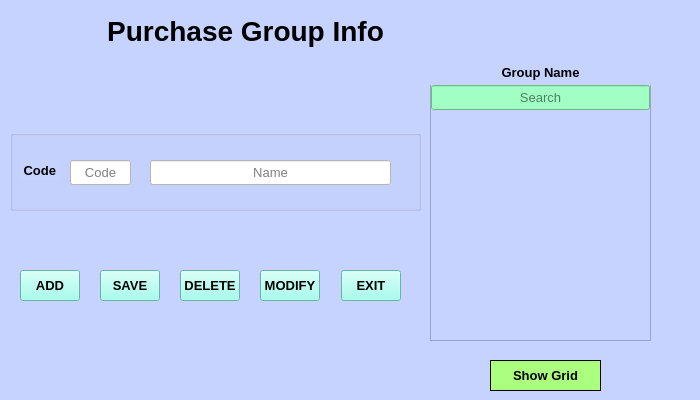
<?xml version="1.0" encoding="UTF-8"?>
<ui version="4.0">
 <class>Purchase_grup</class>
 <widget class="QWidget" name="Purchase_grup">
  <property name="geometry">
   <rect>
    <x>0</x>
    <y>0</y>
    <width>700</width>
    <height>400</height>
   </rect>
  </property>
  <property name="windowTitle">
   <string>Purchase_group_info</string>
  </property>
  <property name="styleSheet">
   <string notr="true">background-color: rgb(198, 211, 255);</string>
  </property>
  <widget class="QLabel" name="self_Group_info_lbl">
   <property name="geometry">
    <rect>
     <x>90</x>
     <y>10</y>
     <width>311</width>
     <height>41</height>
    </rect>
   </property>
   <property name="font">
    <font>
     <pointsize>21</pointsize>
     <weight>75</weight>
     <bold>true</bold>
    </font>
   </property>
   <property name="styleSheet">
    <string notr="true">border-color: rgb(170, 170, 255);</string>
   </property>
   <property name="text">
    <string>Purchase Group Info</string>
   </property>
   <property name="alignment">
    <set>Qt::AlignCenter</set>
   </property>
  </widget>
  <widget class="QListWidget" name="Group_name_list">
   <property name="geometry">
    <rect>
     <x>430</x>
     <y>80</y>
     <width>221</width>
     <height>261</height>
    </rect>
   </property>
   <property name="font">
    <font>
     <pointsize>10</pointsize>
    </font>
   </property>
   <property name="styleSheet">
    <string notr="true">background-color: rgb(255, 255, 255);
QGroupBox{border:0.5px solid black};

</string>
   </property>
  </widget>
  <widget class="QPushButton" name="btn_exit">
   <property name="geometry">
    <rect>
     <x>341</x>
     <y>270</y>
     <width>60</width>
     <height>31</height>
    </rect>
   </property>
   <property name="font">
    <font>
     <pointsize>10</pointsize>
     <weight>75</weight>
     <bold>true</bold>
    </font>
   </property>
   <property name="styleSheet">
    <string notr="true">background-color: rgb(139, 255, 232);
</string>
   </property>
   <property name="text">
    <string>EXIT</string>
   </property>
  </widget>
  <widget class="QPushButton" name="btn_save">
   <property name="geometry">
    <rect>
     <x>100</x>
     <y>270</y>
     <width>60</width>
     <height>31</height>
    </rect>
   </property>
   <property name="font">
    <font>
     <pointsize>10</pointsize>
     <weight>75</weight>
     <bold>true</bold>
    </font>
   </property>
   <property name="styleSheet">
    <string notr="true">background-color: rgb(139, 255, 232);
</string>
   </property>
   <property name="text">
    <string>SAVE</string>
   </property>
  </widget>
  <widget class="QPushButton" name="btn_modify">
   <property name="geometry">
    <rect>
     <x>260</x>
     <y>270</y>
     <width>60</width>
     <height>31</height>
    </rect>
   </property>
   <property name="font">
    <font>
     <pointsize>10</pointsize>
     <weight>75</weight>
     <bold>true</bold>
    </font>
   </property>
   <property name="styleSheet">
    <string notr="true">background-color: rgb(139, 255, 232);
</string>
   </property>
   <property name="text">
    <string>MODIFY</string>
   </property>
  </widget>
  <widget class="QPushButton" name="btn_Add">
   <property name="geometry">
    <rect>
     <x>20</x>
     <y>270</y>
     <width>60</width>
     <height>31</height>
    </rect>
   </property>
   <property name="font">
    <font>
     <pointsize>10</pointsize>
     <weight>75</weight>
     <bold>true</bold>
    </font>
   </property>
   <property name="styleSheet">
    <string notr="true">background-color: rgb(139, 255, 232);
</string>
   </property>
   <property name="text">
    <string>ADD</string>
   </property>
  </widget>
  <widget class="QPushButton" name="btn_delete">
   <property name="geometry">
    <rect>
     <x>180</x>
     <y>270</y>
     <width>60</width>
     <height>31</height>
    </rect>
   </property>
   <property name="font">
    <font>
     <pointsize>10</pointsize>
     <weight>75</weight>
     <bold>true</bold>
    </font>
   </property>
   <property name="styleSheet">
    <string notr="true">background-color: rgb(139, 255, 232);
</string>
   </property>
   <property name="text">
    <string>DELETE</string>
   </property>
  </widget>
  <widget class="QPushButton" name="btn_show_grid">
   <property name="geometry">
    <rect>
     <x>490</x>
     <y>360</y>
     <width>111</width>
     <height>31</height>
    </rect>
   </property>
   <property name="font">
    <font>
     <pointsize>10</pointsize>
     <weight>75</weight>
     <bold>true</bold>
    </font>
   </property>
   <property name="styleSheet">
    <string notr="true">background-color: rgb(85, 0, 0);
background-color: rgb(170, 255, 127);
border: 1px solid black;
</string>
   </property>
   <property name="text">
    <string>Show Grid</string>
   </property>
  </widget>
  <widget class="QLabel" name="label_2">
   <property name="geometry">
    <rect>
     <x>430</x>
     <y>60</y>
     <width>221</width>
     <height>25</height>
    </rect>
   </property>
   <property name="font">
    <font>
     <pointsize>10</pointsize>
     <weight>75</weight>
     <bold>true</bold>
    </font>
   </property>
   <property name="styleSheet">
    <string notr="true">QLabel{border:0.5px solid black};
</string>
   </property>
   <property name="text">
    <string>Group Name</string>
   </property>
   <property name="alignment">
    <set>Qt::AlignCenter</set>
   </property>
  </widget>
  <widget class="QGroupBox" name="Purchase_Group_box">
   <property name="geometry">
    <rect>
     <x>10</x>
     <y>130</y>
     <width>411</width>
     <height>81</height>
    </rect>
   </property>
   <property name="font">
    <font>
     <pointsize>12</pointsize>
     <weight>75</weight>
     <bold>true</bold>
    </font>
   </property>
   <property name="styleSheet">
    <string notr="true">QGroupBox{border:0.5px solid black};
</string>
   </property>
   <property name="title">
    <string/>
   </property>
   <property name="alignment">
    <set>Qt::AlignCenter</set>
   </property>
   <widget class="QLabel" name="GroupCode_lbl_2">
    <property name="geometry">
     <rect>
      <x>10</x>
      <y>30</y>
      <width>41</width>
      <height>20</height>
     </rect>
    </property>
    <property name="font">
     <font>
      <pointsize>10</pointsize>
      <weight>75</weight>
      <bold>true</bold>
     </font>
    </property>
    <property name="text">
     <string> Code</string>
    </property>
   </widget>
   <widget class="QLineEdit" name="Group_name_txt_2">
    <property name="enabled">
     <bool>false</bool>
    </property>
    <property name="geometry">
     <rect>
      <x>140</x>
      <y>30</y>
      <width>241</width>
      <height>25</height>
     </rect>
    </property>
    <property name="font">
     <font>
      <pointsize>10</pointsize>
     </font>
    </property>
    <property name="styleSheet">
     <string notr="true">background-color: rgb(255, 255, 255);</string>
    </property>
    <property name="alignment">
     <set>Qt::AlignCenter</set>
    </property>
    <property name="placeholderText">
     <string>Name</string>
    </property>
   </widget>
   <widget class="QLineEdit" name="lineEdit">
    <property name="enabled">
     <bool>false</bool>
    </property>
    <property name="geometry">
     <rect>
      <x>60</x>
      <y>30</y>
      <width>61</width>
      <height>25</height>
     </rect>
    </property>
    <property name="font">
     <font>
      <pointsize>10</pointsize>
     </font>
    </property>
    <property name="styleSheet">
     <string notr="true">background-color: rgb(255, 255, 255);</string>
    </property>
    <property name="alignment">
     <set>Qt::AlignCenter</set>
    </property>
    <property name="placeholderText">
     <string>Code</string>
    </property>
   </widget>
  </widget>
  <widget class="QLineEdit" name="Group_name_txt_3">
   <property name="enabled">
    <bool>false</bool>
   </property>
   <property name="geometry">
    <rect>
     <x>431</x>
     <y>85</y>
     <width>219</width>
     <height>25</height>
    </rect>
   </property>
   <property name="font">
    <font>
     <pointsize>10</pointsize>
    </font>
   </property>
   <property name="styleSheet">
    <string notr="true">background-color: rgb(161, 255, 196);</string>
   </property>
   <property name="alignment">
    <set>Qt::AlignCenter</set>
   </property>
   <property name="placeholderText">
    <string>Search</string>
   </property>
  </widget>
 </widget>
 <resources/>
 <connections/>
</ui>
